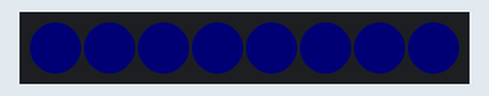
Bench run of a sketch on a simulated Arduino Uno, built with avr-gcc and run on an emulated ATmega328P. On the bench: 8 RGB LEDs in strip order, left to right. Dim RGB values are drawn brighter than linear.

Above: at 0.18 s.
At 2.34 s:
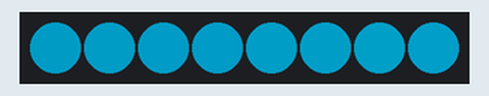
Timing chart, 0 to 40.0 s (numbered marks = the images above):
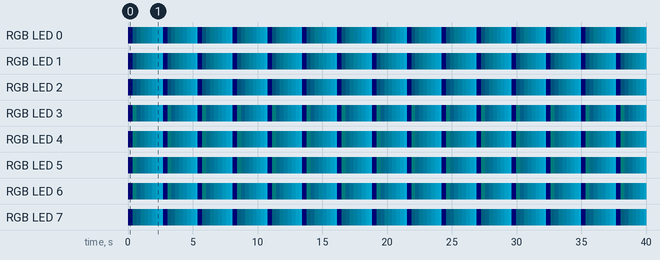

The sketch:

Roboeyes.ino
```cpp
#include <FastLED.h>


#define NUM_LEDS 8 // указываем количество светодиодов на ленте
#define PIN 4                    // указываем пин для подключения ленты

CRGB leds[NUM_LEDS];
byte counter;
long time1=0;

void setup() {
   // основные настройки для адресной ленты
   FastLED.addLeds <WS2812, PIN, GRB>(leds, NUM_LEDS).setCorrection(TypicalLEDStrip);
   FastLED.setBrightness(255);
   pinMode(4, OUTPUT);
}

void loop()
{
  for(int i= 0; i<8; i++) {
    leds[i] = CHSV(139,255, counter + i * 1);
  }
  counter++;
  FastLED.show();
  delay(10);

}
```

Measured:
- by itself, RGB LED 0: repeats every 2.7 s: RGB(0, 2, 3) 0.30 s, RGB(0, 7, 9) 0.30 s, RGB(0, 15, 18) 0.30 s, RGB(0, 25, 32) 0.31 s, RGB(0, 38, 49) 0.30 s, RGB(0, 55, 69) 0.30 s, RGB(0, 74, 94) 0.30 s, RGB(0, 96, 122) 0.21 s, RGB(0, 0, 1) 0.35 s
- by itself, RGB LED 1: repeats every 2.7 s: RGB(0, 2, 3) 0.30 s, RGB(0, 7, 9) 0.30 s, RGB(0, 15, 19) 0.30 s, RGB(0, 26, 32) 0.31 s, RGB(0, 39, 49) 0.30 s, RGB(0, 56, 70) 0.30 s, RGB(0, 75, 95) 0.30 s, RGB(0, 97, 123) 0.21 s, RGB(0, 0, 1) 0.35 s
- by itself, everything shown: repeats every 2.7 s, in 9 steps
